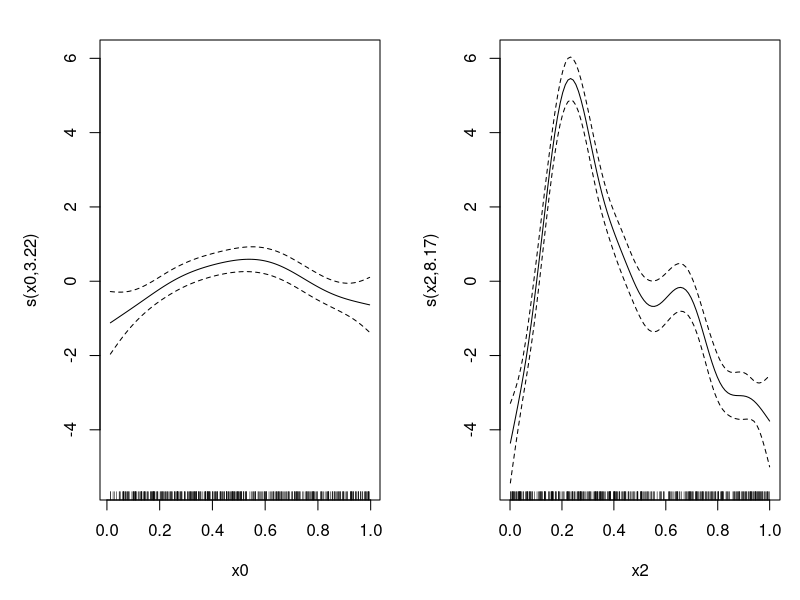
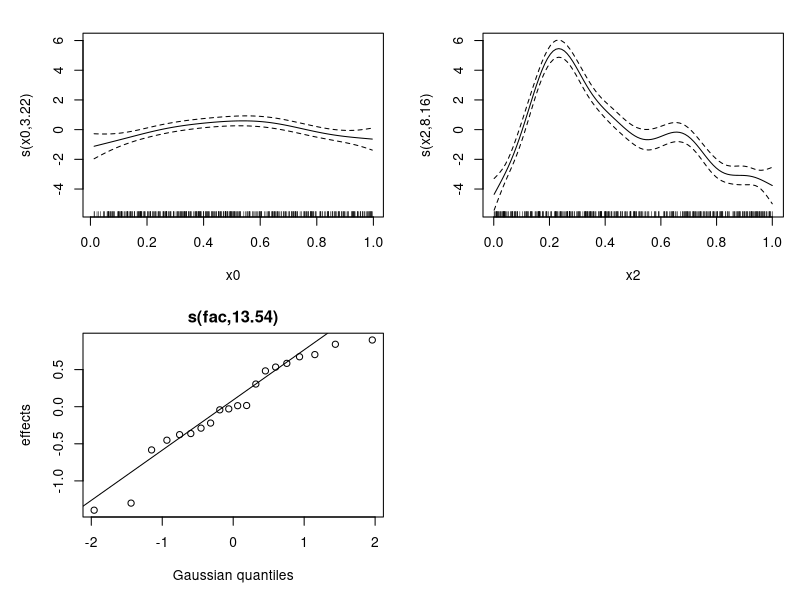

Recreate these plots in R, in order. (Note: this script raises an error after producing the figures.)
library(gamm4)


### Name: gamm4
### Title: Generalized Additive Mixed Models using lme4 and mgcv
### Aliases: gamm4
### Keywords: models smooth regression

### ** Examples

## NOTE: most examples are flagged as 'do not run' simply to
## save time in package checking on CRAN.

###################################
## A simple additive mixed model...
###################################
library(gamm4)

set.seed(0) 
dat <- gamSim(1,n=400,scale=2) ## simulate 4 term additive truth
## Now add 20 level random effect `fac'...
dat$fac <- fac <- as.factor(sample(1:20,400,replace=TRUE))
dat$y <- dat$y + model.matrix(~fac-1)%*%rnorm(20)*.5

br <- gamm4(y~s(x0)+x1+s(x2),data=dat,random=~(1|fac))
plot(br$gam,pages=1)

summary(br$gam) ## summary of gam
summary(br$mer) ## underlying mixed model
anova(br$gam) 

## compare gam fit of the same
bg <- gam(y~s(x0)+x1+s(x2)+s(fac,bs="re"),
          data=dat,method="REML")
plot(bg,pages=1)
gam.vcomp(bg)

##########################
## Poisson example GAMM...
##########################
## simulate data...
x <- runif(100)
fac <- sample(1:20,100,replace=TRUE)
eta <- x^2*3 + fac/20; fac <- as.factor(fac)
y <- rpois(100,exp(eta))

## fit model and examine it...
bp <- gamm4(y~s(x),family=poisson,random=~(1|fac))
plot(bp$gam)
bp$mer

## Not run: 
##D #################################################################
##D ## Add a factor to the linear predictor, to be modelled as random
##D ## and make response Poisson. Again compare `gamm' and `gamm4'
##D #################################################################
##D set.seed(6)
##D dat <- gamSim(1,n=400,scale=2) ## simulate 4 term additive truth
##D ## add random effect...
##D g <- as.factor(sample(1:20,400,replace=TRUE))
##D dat$f <- dat$f + model.matrix(~ g-1)%*%rnorm(20)*2
##D dat$y <- rpois(400,exp(dat$f/7+1))
##D 
##D b2<-gamm(y~s(x0)+s(x1)+s(x2)+s(x3),family=poisson,
##D          data=dat,random=list(g=~1))
##D plot(b2$gam,pages=1)
##D 
##D b2r<-gamm4(y~s(x0)+s(x1)+s(x2)+s(x3),family=poisson,
##D          data=dat,random = ~ (1|g))
##D 
##D plot(b2r$gam,pages=1)
##D 
##D rm(dat)
##D vis.gam(b2r$gam,theta=35)
##D 
##D 
##D ##################################
##D # Multivariate varying coefficient
##D # With crossed and nested random 
##D # effects.
##D ##################################
##D 
##D ## Start by simulating data...
##D 
##D f0 <- function(x, z, sx = 0.3, sz = 0.4) {
##D             (pi^sx * sz) * (1.2 * exp(-(x - 0.2)^2/sx^2 - (z -
##D                 0.3)^2/sz^2) + 0.8 * exp(-(x - 0.7)^2/sx^2 -
##D                 (z - 0.8)^2/sz^2))
##D         }
##D f1 <- function(x2) 2 * sin(pi * x2)
##D f2 <- function(x2) exp(2 * x2) - 3.75887
##D f3 <- function (x2) 0.2 * x2^11 * (10 * (1 - x2))^6 + 10 * (10 * x2)^3 *
##D             (1 - x2)^10
##D 
##D n <- 1000
##D 
##D ## first set up a continuous-within-group effect...
##D 
##D g <- factor(sample(1:50,n,replace=TRUE)) ## grouping factor
##D x <- runif(n)                       ## continuous covariate
##D X <- model.matrix(~g-1)
##D mu <- X%*%rnorm(50)*.5 + (x*X)%*%rnorm(50)
##D 
##D ## now add nested factors...
##D a <- factor(rep(1:20,rep(50,20)))
##D b <- factor(rep(rep(1:25,rep(2,25)),rep(20,50)))
##D Xa <- model.matrix(~a-1)
##D Xb <- model.matrix(~a/b-a-1)
##D mu <- mu + Xa%*%rnorm(20) + Xb%*%rnorm(500)*.5
##D 
##D ## finally simulate the smooth terms
##D v <- runif(n);w <- runif(n);z <- runif(n)
##D r <- runif(n)
##D mu <- mu + f0(v,w)*z*10 + f3(r) 
##D 
##D y <- mu + rnorm(n)*2 ## response data
##D 
##D ## First compare gamm and gamm4 on a reduced model
##D 
##D br <- gamm4(y ~ s(v,w,by=z) + s(r,k=20,bs="cr"),random = ~ (1|a/b))
##D 
##D ba <- gamm(y ~ s(v,w,by=z) + s(r,k=20,bs="cr"),random = list(a=~1,b=~1),method="REML")
##D 
##D 
##D par(mfrow=c(2,2))
##D plot(br$gam)
##D 
##D plot(ba$gam)
##D 
##D ## now fit the full model
##D 
##D br <- gamm4(y ~ s(v,w,by=z) + s(r,k=20,bs="cr"),random = ~ (x+0|g) + (1|g) + (1|a/b))
##D 
##D br$mer
##D br$gam
##D plot(br$gam)
##D 
##D ## try a Poisson example, based on the same linear predictor...
##D 
##D lp <- mu/5
##D y <- rpois(exp(lp),exp(lp)) ## simulated response
##D 
##D ## again compare gamm and gamm4 on reduced model
##D 
##D br <- gamm4(y ~ s(v,w,by=z) + s(r,k=20,bs="cr"),family=poisson,random = ~ (1|a/b))
##D 
##D ba <- gamm(y ~ s(v,w,by=z) + s(r,k=20,bs="cr"),family=poisson,random = list(a=~1,b=~1))
##D 
##D par(mfrow=c(2,2))
##D plot(br$gam)
##D plot(ba$gam)
##D 
##D ## and now fit full version (very slow)...
##D 
##D br <- gamm4(y ~ s(v,w,by=z) + s(r,k=20,bs="cr"),family=poisson,random = ~ (x|g) + (1|a/b))
##D br$mer
##D br$gam
##D plot(br$gam)
##D 
##D 
##D ####################################
##D # Different smooths of x2 depending 
##D # on factor `fac'...
##D ####################################
##D dat <- gamSim(4)
##D 
##D br <- gamm4(y ~ fac+s(x2,by=fac)+s(x0),data=dat)
##D plot(br$gam,pages=1)
##D summary(br$gam)
##D 
##D 
##D ####################################
##D # Timing comparison with `gam'...  #                                      
##D ####################################
##D 
##D dat <- gamSim(1,n=600,dist="binary",scale=.33)
##D 
##D system.time(lr.fit0 <- gam(y~s(x0)+s(x1)+s(x2),
##D             family=binomial,data=dat,method="ML"))
##D 
##D system.time(lr.fit <- gamm4(y~s(x0)+s(x1)+s(x2),
##D             family=binomial,data=dat))
##D 
##D lr.fit0;lr.fit$gam
##D cor(fitted(lr.fit0),fitted(lr.fit$gam))
##D 
##D ## plot model components with truth overlaid in red
##D op <- par(mfrow=c(2,2))
##D fn <- c("f0","f1","f2","f3");xn <- c("x0","x1","x2","x3")
##D for (k in 1:3) {
##D   plot(lr.fit$gam,select=k)
##D   ff <- dat[[fn[k]]];xx <- dat[[xn[k]]]
##D   ind <- sort.int(xx,index.return=TRUE)$ix
##D   lines(xx[ind],(ff-mean(ff))[ind]*.33,col=2)
##D }
##D par(op)
## End(Not run)

######################################
## A "signal" regression example, in
## which a univariate response depends
## on functional predictors.
######################################

## simulate data first....

rf <- function(x=seq(0,1,length=100)) {
## generates random functions...
  m <- ceiling(runif(1)*5) ## number of components
  f <- x*0;
  mu <- runif(m,min(x),max(x));sig <- (runif(m)+.5)*(max(x)-min(x))/10
  for (i in 1:m) f <- f+ dnorm(x,mu[i],sig[i])
  f
}

x <- seq(0,1,length=100) ## evaluation points

## example functional predictors...
par(mfrow=c(3,3));for (i in 1:9) plot(x,rf(x),type="l",xlab="x")

## simulate 200 functions and store in rows of L...
L <- matrix(NA,200,100) 
for (i in 1:200) L[i,] <- rf()  ## simulate the functional predictors

f2 <- function(x) { ## the coefficient function
  (0.2*x^11*(10*(1-x))^6+10*(10*x)^3*(1-x)^10)/10 
}

f <- f2(x) ## the true coefficient function

y <- L%*%f + rnorm(200)*20 ## simulated response data

## Now fit the model E(y) = L%*%f(x) where f is a smooth function.
## The summation convention is used to evaluate smooth at each value
## in matrix X to get matrix F, say. Then rowSum(L*F) gives E(y).

## create matrix of eval points for each function. Note that
## `smoothCon' is smart and will recognize the duplication...
X <- matrix(x,200,100,byrow=TRUE) 

## compare `gam' and `gamm4' this time

b <- gam(y~s(X,by=L,k=20),method="REML")
br <- gamm4(y~s(X,by=L,k=20))
par(mfrow=c(2,1))
plot(b,shade=TRUE);lines(x,f,col=2)
plot(br$gam,shade=TRUE);lines(x,f,col=2)
